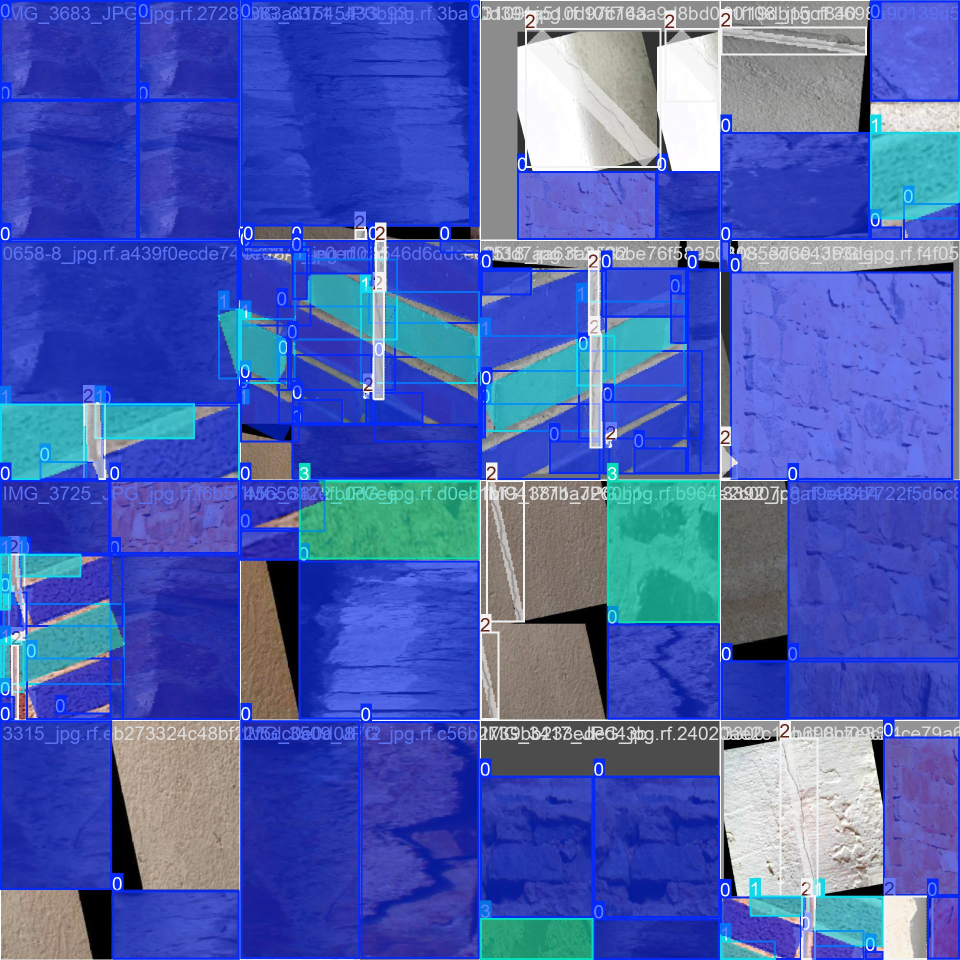
#> input picture segmentation_model/train_batch0.jpg, 1920 x 1920 px (shown at 1/2 size)
$ python -i image_to_heightmap.py   (imports and definitions only)
#> lines starting #> are read from the running program, lines starting #| are printed output that depends on the picture
# image_to_heightmap.py
# 2D Image to 3D Heightmap STL Generator
# Requirements: pip install pillow numpy trimesh scipy

import numpy as np
from PIL import Image
import trimesh
from scipy.ndimage import gaussian_filter

def image_to_stl(input_image_path, output_stl_path,
                 resize_to=(200, 200),
                 height_scale=10.0,
                 smooth_sigma=1.0,
                 flip_y=True):
    """
    Convert a 2D image to a 3D STL heightmap.

    Args:
        input_image_path: Path to input image
        output_stl_path: Path to save output STL file
        resize_to: Tuple (width, height) for resizing
        height_scale: Scale factor for height values
        smooth_sigma: Gaussian smoothing parameter (0 = no smoothing)
        flip_y: Whether to flip Y axis

    Returns:
        Path to saved STL file
    """
#> called with input_image_path = 'segmentation_model/train_batch0.jpg', output_stl_path = 'out.png', resize_to = (200, 200), height_scale = 10, smooth_sigma = 1, flip_y = True

    # Load image and convert to grayscale
    img = Image.open(input_image_path).convert("L")
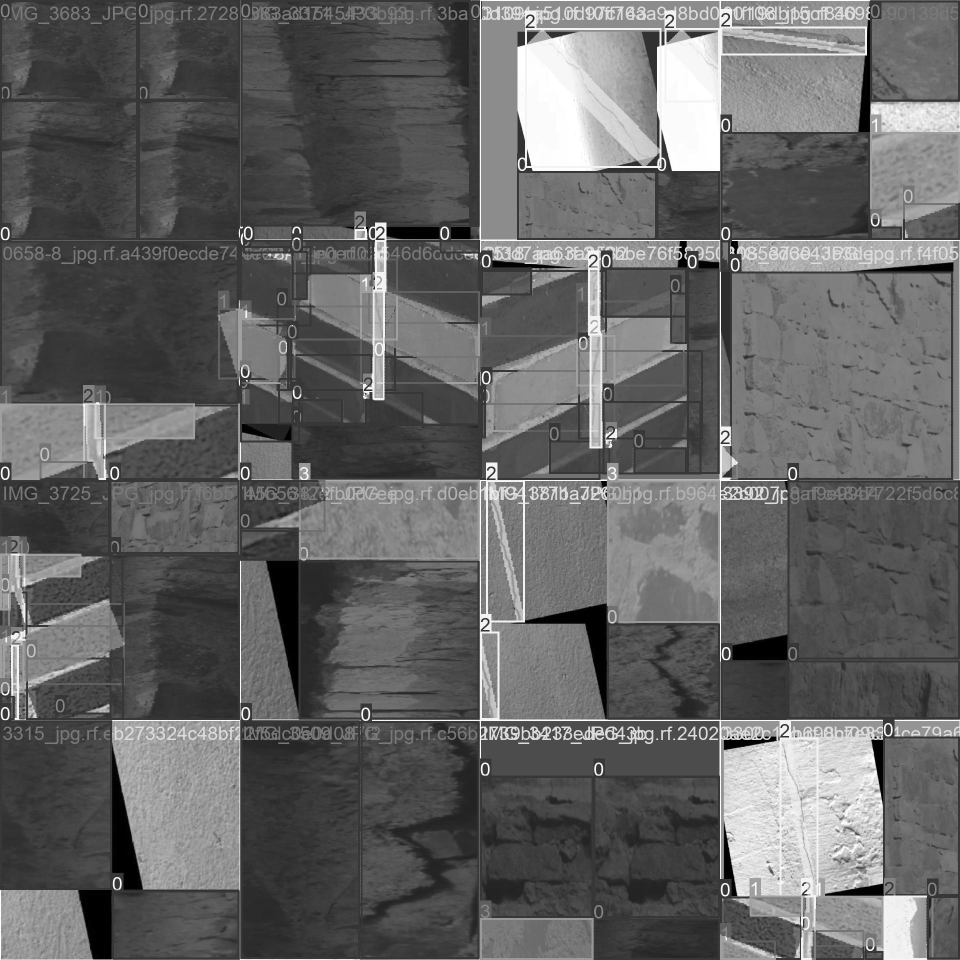
#> img: PIL image 1920x1920 L (shown at 1/2 size); min 0, max 255, mean 100
    img = img.resize(resize_to, Image.LANCZOS)
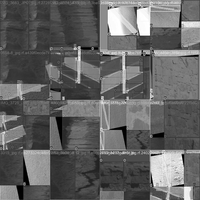
#> img: PIL image 200x200 L; min 0, max 255, mean 100
    arr = np.array(img).astype(float)

    # Optionally smooth to remove noise
    if smooth_sigma > 0:
        arr = gaussian_filter(arr, sigma=smooth_sigma)
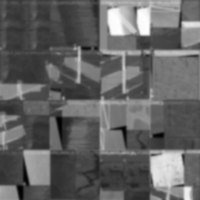
#> arr: shape (200, 200) float64; min 0.689, max 254.4, mean 100

    # Normalize to 0..1
    arr_min, arr_max = arr.min(), arr.max()
#> arr_min = 0.689; arr_max = 254.4
    if arr_max - arr_min < 1e-8:
        norm = np.zeros_like(arr)
    else:
        norm = (arr - arr_min) / (arr_max - arr_min)

    # Create height values
    height = norm * height_scale

    h, w = height.shape
#> h = 200; w = 200

    # Build vertices (grid)
    verts = np.zeros((h * w, 3), dtype=float)
    for y in range(h):
        for x in range(w):
            z = float(height[y, x])
            if flip_y:
                verts[y * w + x] = [x, (h - 1 - y), z]
            else:
                verts[y * w + x] = [x, y, z]

    # Build faces (triangles)
    faces = []
    for y in range(h - 1):
        for x in range(w - 1):
            i = y * w + x
            a = i
            b = i + 1
            c = i + w
            d = i + w + 1
            faces.append([a, b, c])
            faces.append([b, d, c])
    faces = np.array(faces)

    # Create and export mesh
#> (the run stopped early here; a loop or call above may not have finished)

$ run again, on segmentation_model/train_batch1.jpg
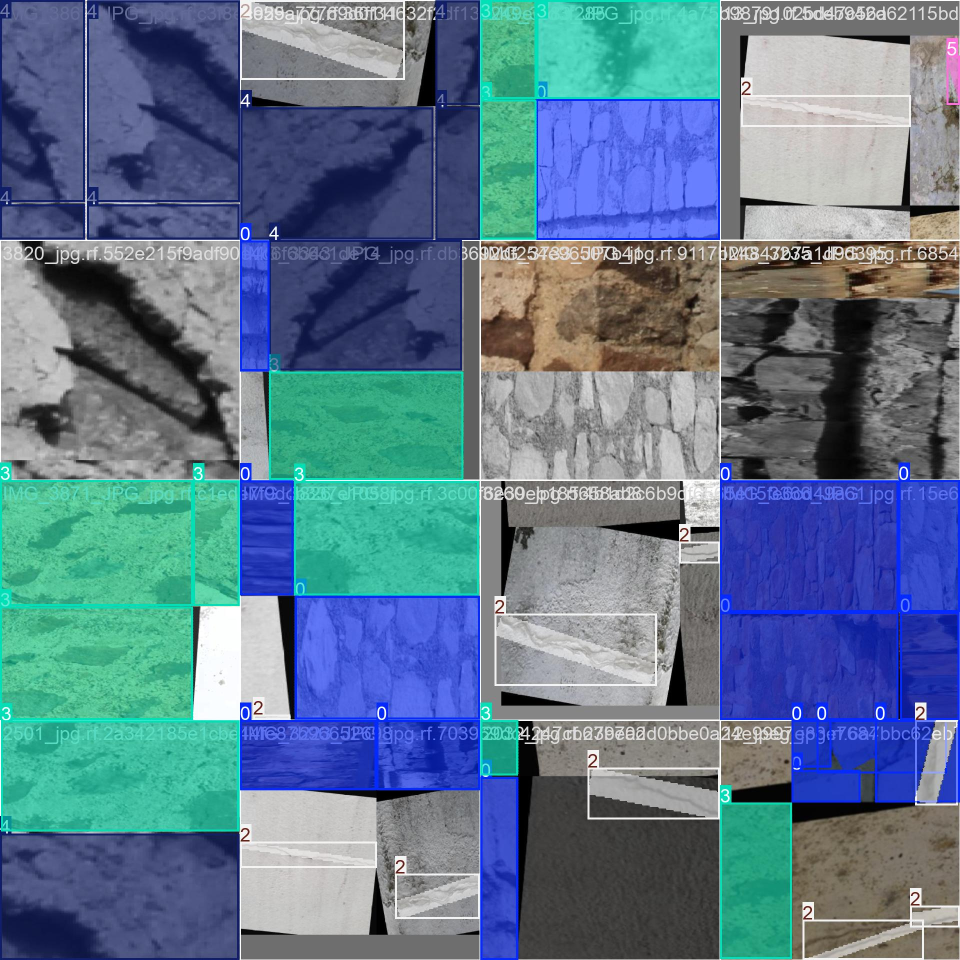
#> input picture segmentation_model/train_batch1.jpg, 1920 x 1920 px (shown at 1/2 size)
#> in image_to_stl, `img = img.resize(resize_to, Image.LANCZOS)`:
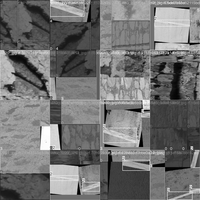
#> img: PIL image 200x200 L; min 0, max 255, mean 115.2
#> in image_to_stl, `arr = gaussian_filter(arr, sigma=smooth_sigma)`:
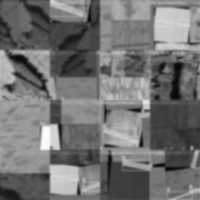
#> arr: shape (200, 200) float64; min 7.01, max 254, mean 115.2
#> arr_min = 7.01; arr_max = 254

$ run again, on segmentation_model/train_batch2.jpg
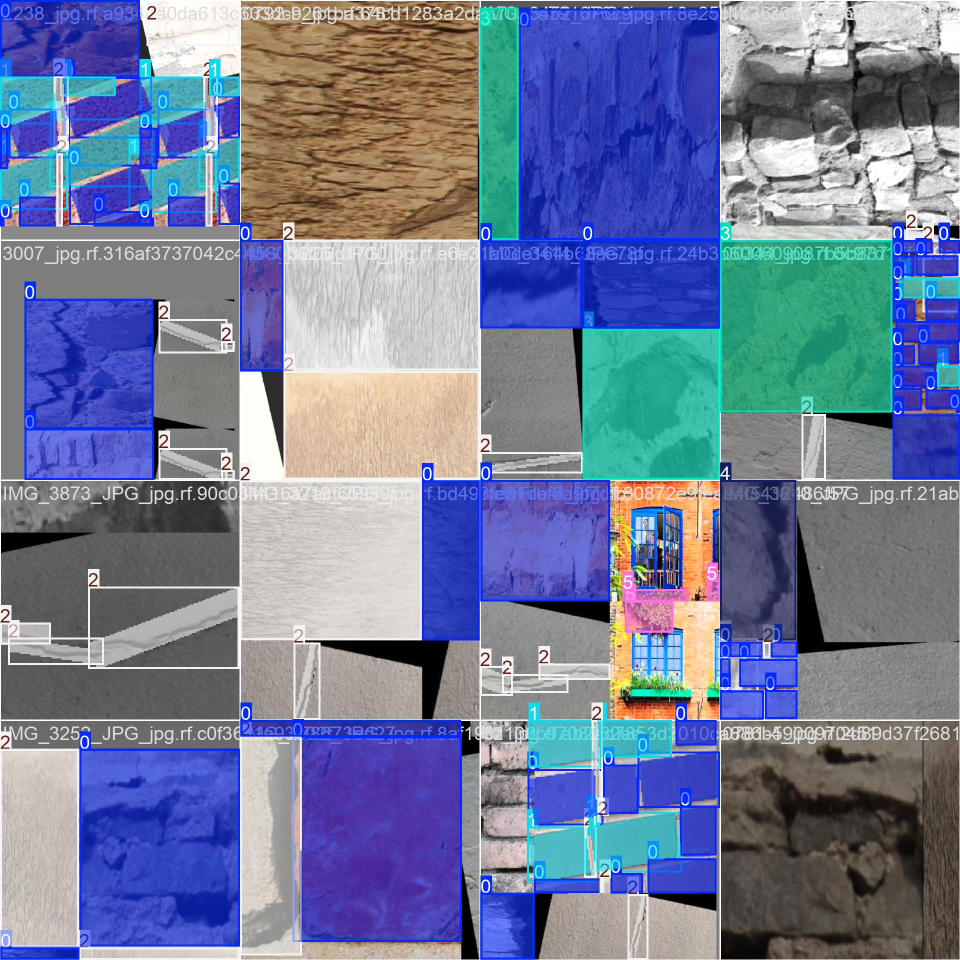
#> input picture segmentation_model/train_batch2.jpg, 1920 x 1920 px (shown at 1/2 size)
#> in image_to_stl, `img = img.resize(resize_to, Image.LANCZOS)`:
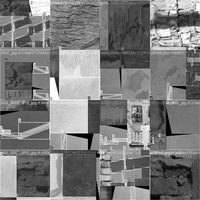
#> img: PIL image 200x200 L; min 0, max 255, mean 123.6
#> in image_to_stl, `arr = gaussian_filter(arr, sigma=smooth_sigma)`:
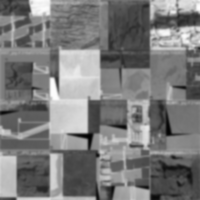
#> arr: shape (200, 200) float64; min 0.942, max 254.3, mean 123.6
#> arr_min = 0.942; arr_max = 254.3

$ run again, on segmentation_model/train_batch6195.jpg
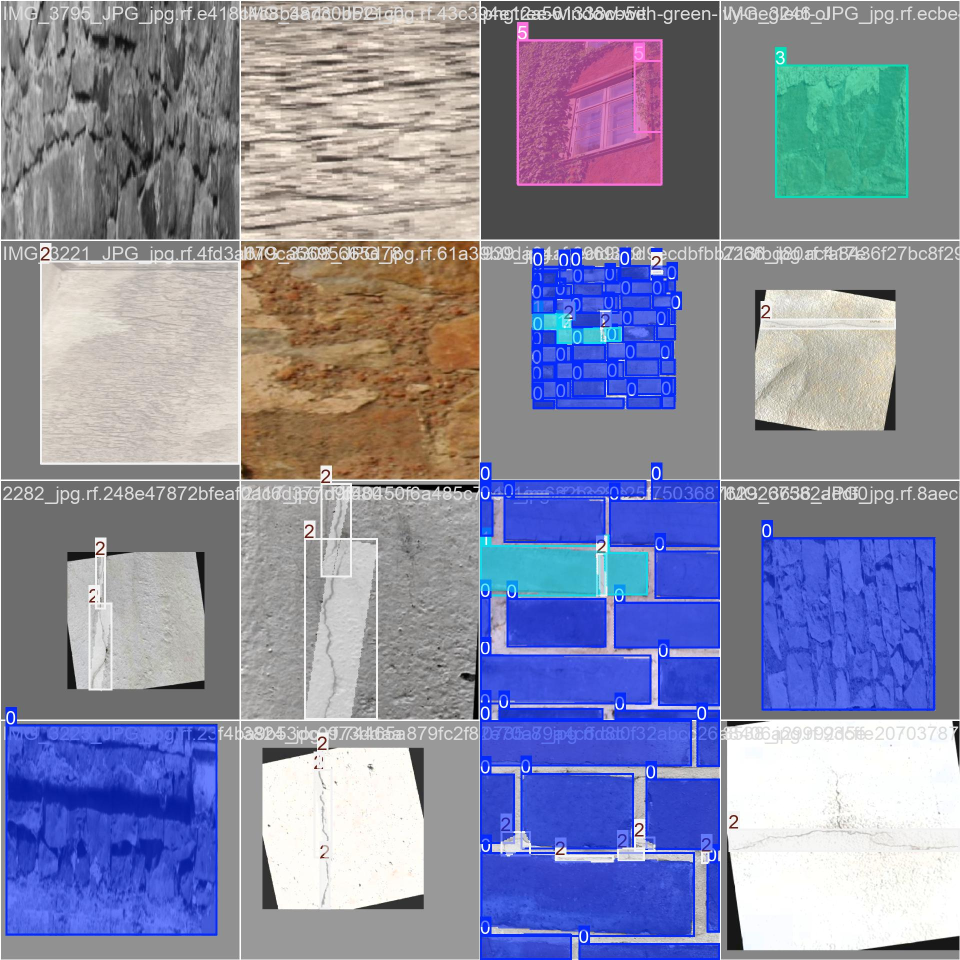
#> input picture segmentation_model/train_batch6195.jpg, 1920 x 1920 px (shown at 1/2 size)
#> in image_to_stl, `arr = gaussian_filter(arr, sigma=smooth_sigma)`:
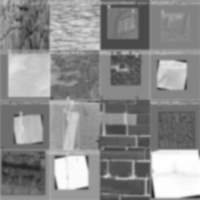
#> arr: shape (200, 200) float64; min 38.01, max 255, mean 140.4
#> arr_min = 38.01; arr_max = 255
#> in image_to_stl, `norm = (arr - arr_min) / (arr_max - arr_min)`:
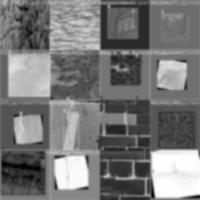
#> norm: shape (200, 200) float64; min 0, max 1, mean 0.472
